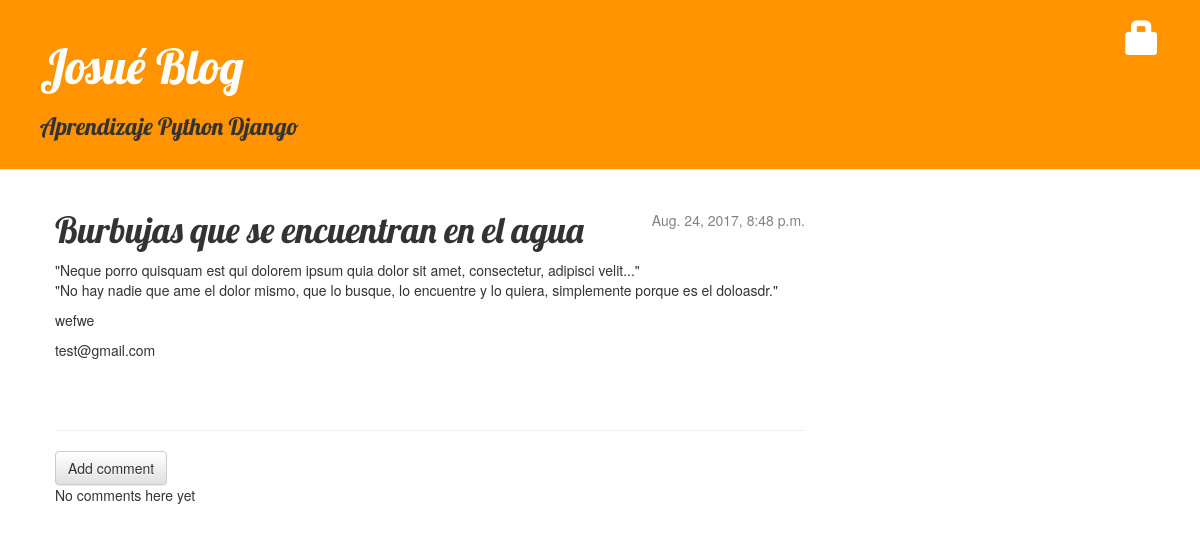
Page /post/12/ on the earlier database version.
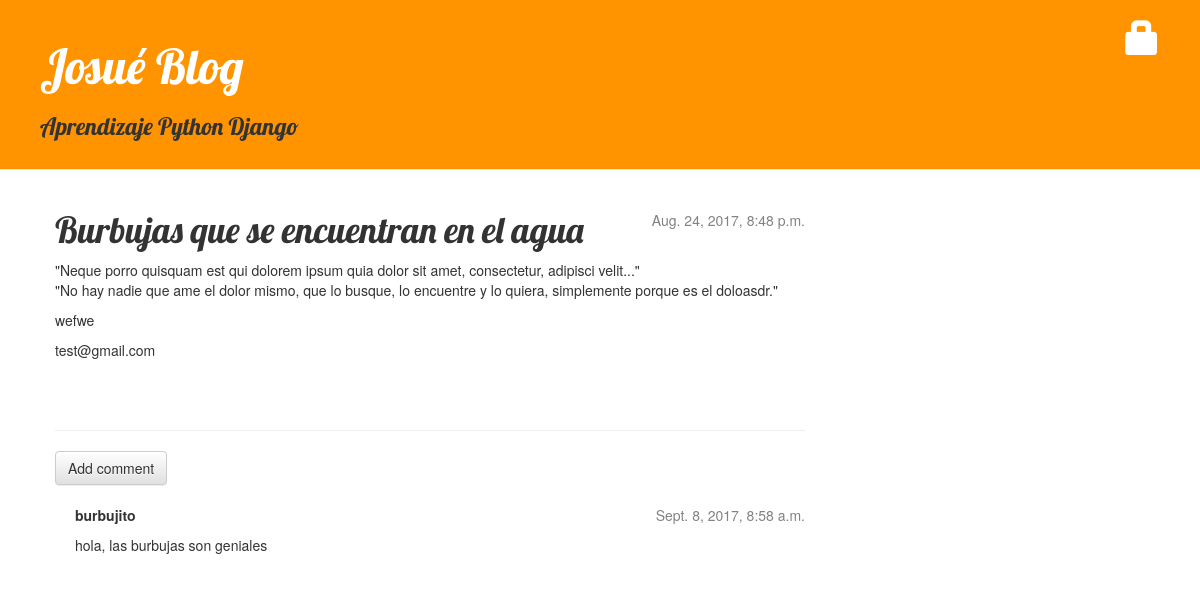
Same page on the later database version.
### blog/models.py (models this page shows, shortened)
class Comment(models.Model):
	post = models.ForeignKey('blog.Post', related_name='comments')
	author = models.CharField(max_length=200)
	text = models.TextField()
	created_date = models.DateTimeField(default=timezone.now)
	approved_comment = models.BooleanField(default=False)

### blog/views.py (the view)
# urls.py: url(r'^post/(?P<pk>[0-9]+)/$', views.post_detail, name='post_detail'),
def post_detail(request, pk):
    post = get_object_or_404(Post, pk=pk)
    return render(request, 'blog/post_detail.html', {'post': post})

### blog/templates/blog/post_detail.html (shortened to what this page needs)
{% extends 'blog/base.html' %}
{% block content %}
    <div class="post">
		{% if post.published_date %}
    		<div class="date">
        		{{ post.published_date }}
    		</div>
		{% else %}
    		<a class="btn btn-default" href="{% url 'post_publish' pk=post.pk %}">Publish</a>
		{% endif %}
		<h1>{{ post.title}}</h1>
		<p>{{ post.text|linebreaksbr }}</p>
		<p>{{ post.more_text|linebreaksbr }}</p>
		<p>{{ post.email|linebreaksbr }}</p>
	</div>
<hr>
<a class="btn btn-default" href="{% url 'add_comment_to_post' pk=post.pk %}">Add comment</a>
{% for comment in post.comments.all %}
	{% if user.is_authenticated or comment.approved_comment %}
		<div class="comment">
        <div class="date">
			{{ comment.created_date }}
		</div>
        <strong>{{ comment.author }}</strong>
        <p>{{ comment.text|linebreaks }}</p>
    </div>
    {% endif %}
{% empty %}
    <p>No comments here yet</p>
{% endfor %}
{% endblock %}

Differences in the rows shown:
added Comment: created_date "Sept. 8, 2017, 8:58 a.m.", author "burbujito", text "hola, las burbujas son geniales"
Other differences:
text no longer shown: "No comments here yet"
